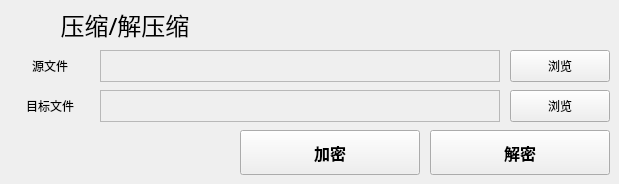
    <widget class="QWidget" name="page_4">
     <widget class="QLabel" name="title_label_4">
      <property name="geometry">
       <rect>
        <x>0</x>
        <y>0</y>
        <width>250</width>
        <height>50</height>
       </rect>
      </property>
      <property name="font">
       <font>
        <family>.萍方-简</family>
        <pointsize>18</pointsize>
       </font>
      </property>
      <property name="text">
       <string>压缩/解压缩</string>
      </property>
      <property name="alignment">
       <set>Qt::AlignCenter</set>
      </property>
     </widget>
     <widget class="QLabel" name="zip_label_2">
      <property name="geometry">
       <rect>
        <x>0</x>
        <y>90</y>
        <width>100</width>
        <height>32</height>
       </rect>
      </property>
      <property name="text">
       <string>目标文件</string>
      </property>
      <property name="alignment">
       <set>Qt::AlignCenter</set>
      </property>
     </widget>
     <widget class="QLabel" name="zip_label_1">
      <property name="geometry">
       <rect>
        <x>0</x>
        <y>50</y>
        <width>100</width>
        <height>32</height>
       </rect>
      </property>
      <property name="text">
       <string>源文件</string>
      </property>
      <property name="alignment">
       <set>Qt::AlignCenter</set>
      </property>
     </widget>
     <widget class="QPushButton" name="zip_push_1">
      <property name="geometry">
       <rect>
        <x>510</x>
        <y>50</y>
        <width>100</width>
        <height>32</height>
       </rect>
      </property>
      <property name="text">
       <string>浏览</string>
      </property>
     </widget>
     <widget class="QPushButton" name="zip_push_2">
      <property name="geometry">
       <rect>
        <x>510</x>
        <y>90</y>
        <width>100</width>
        <height>32</height>
       </rect>
      </property>
      <property name="text">
       <string>浏览</string>
      </property>
     </widget>
     <widget class="QPushButton" name="zip_push_3">
      <property name="geometry">
       <rect>
        <x>240</x>
        <y>130</y>
        <width>180</width>
        <height>45</height>
       </rect>
      </property>
      <property name="font">
       <font>
        <family>微软雅黑</family>
        <pointsize>12</pointsize>
        <weight>75</weight>
        <bold>true</bold>
       </font>
      </property>
      <property name="text">
       <string>加密</string>
      </property>
     </widget>
     <widget class="QTextEdit" name="zip_tf_2">
      <property name="enabled">
       <bool>false</bool>
      </property>
      <property name="geometry">
       <rect>
        <x>100</x>
        <y>90</y>
        <width>400</width>
        <height>32</height>
       </rect>
      </property>
     </widget>
     <widget class="QTextEdit" name="zip_tf_1">
      <property name="enabled">
       <bool>false</bool>
      </property>
      <property name="geometry">
       <rect>
        <x>100</x>
        <y>50</y>
        <width>400</width>
        <height>32</height>
       </rect>
      </property>
     </widget>
     <widget class="QPushButton" name="zip_push_4">
      <property name="geometry">
       <rect>
        <x>430</x>
        <y>130</y>
        <width>180</width>
        <height>45</height>
       </rect>
      </property>
      <property name="font">
       <font>
        <family>微软雅黑</family>
        <pointsize>12</pointsize>
        <weight>75</weight>
        <bold>true</bold>
       </font>
      </property>
      <property name="text">
       <string>解密</string>
      </property>
     </widget>
    </widget>
